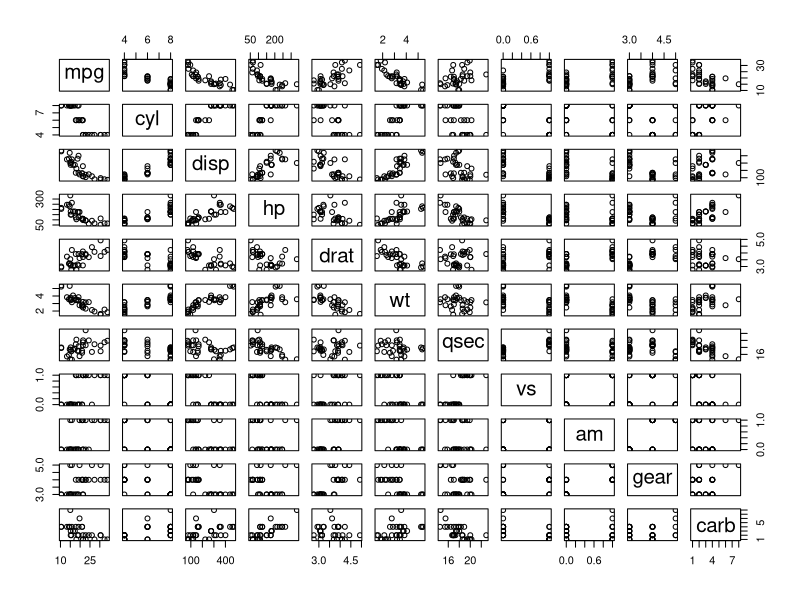
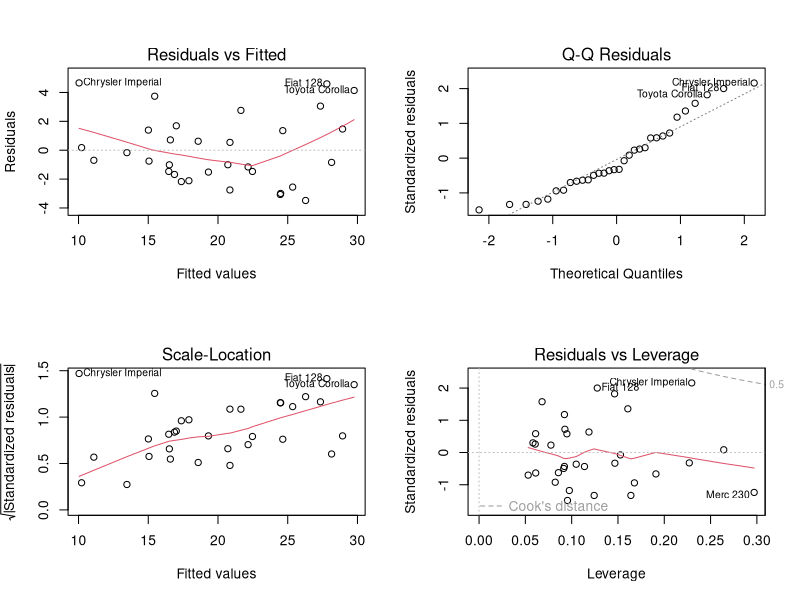

Write the R code that produced these figures, in order.
## ---- chunk 1
knitr::opts_chunk$set(echo = TRUE)
## ---- chunk 2
library(datasets)
data(mtcars)
## ---- chunk 3
head(mtcars)
## ---- chunk 4
mtcars$am_factor = as.factor(mtcars$am)
## ---- chunk 5
aggregate(mpg~am_factor, data = mtcars, mean)
## ---- chunk 6
summary(lm(mpg~am, mtcars))
## ---- chunk 7

# excluding factor variables

summary(step(lm(mpg ~ ., mtcars[c(1:11)]), direction = "both", trace=FALSE))
## ---- chunk 8
summary(lm(mpg~wt + qsec + am_factor, mtcars[c(1:12)]))
## ---- chunk 9
pairs(mpg ~ ., data = mtcars[c(1:11)])
## ---- chunk 10
par(mfrow = c(2, 2))
plot(lm(mpg ~ am + wt + qsec, mtcars[c(1:11)]))
